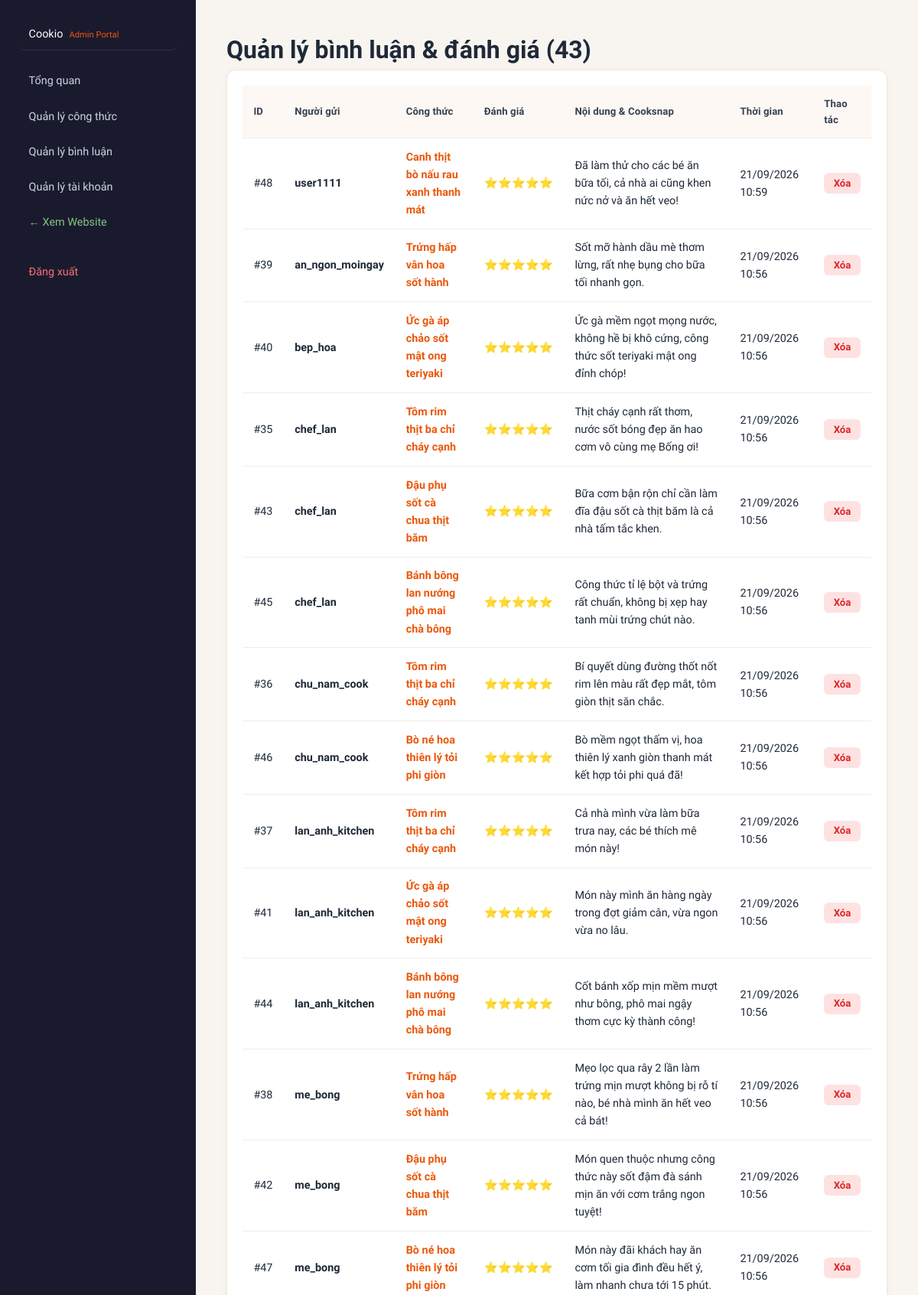
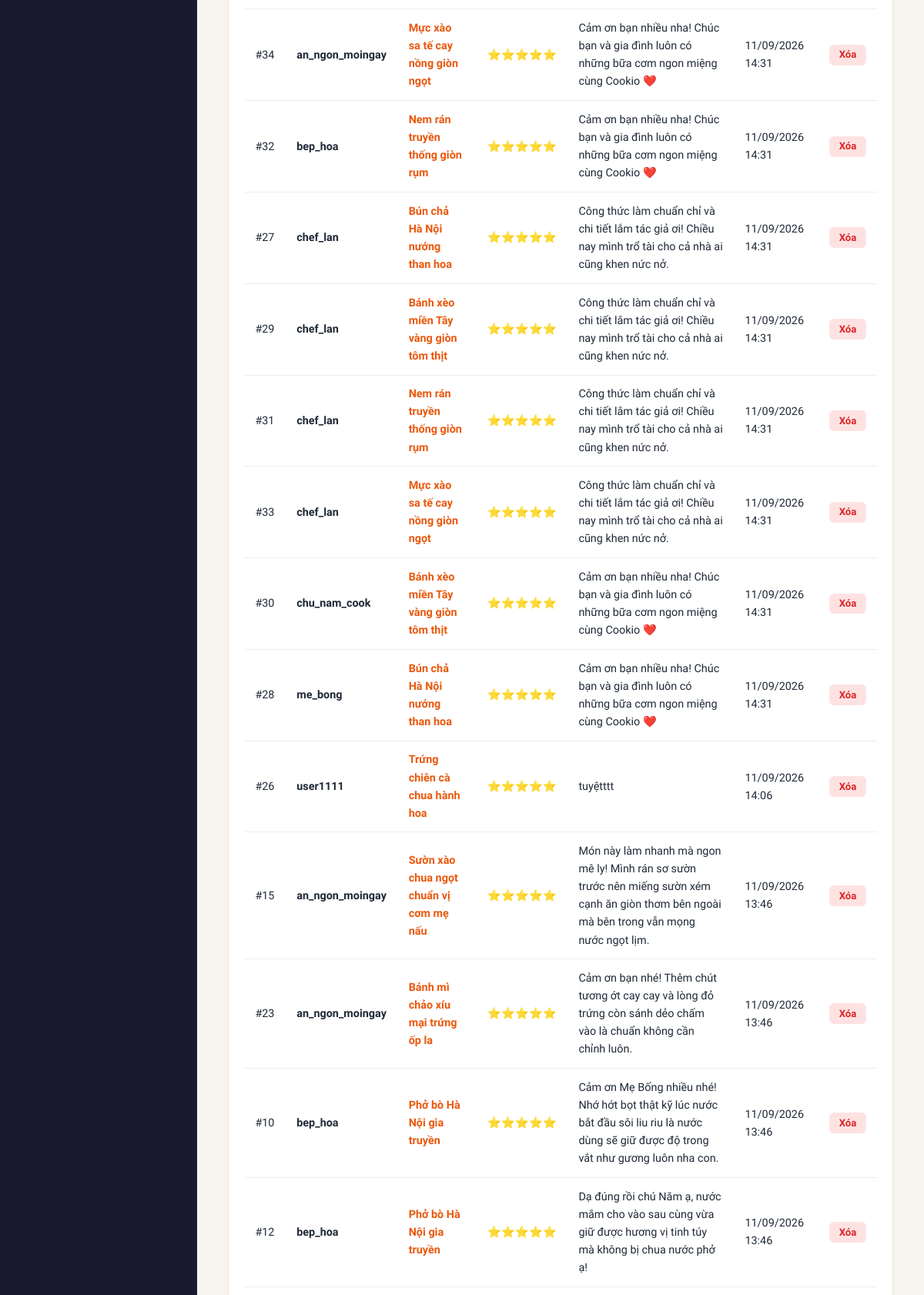
Page /admin/manage-comments.php (signed in, upper part) on the committed database (2 pictures, top to bottom).
### tables this page shows
CREATE TABLE comments (
    id INT UNSIGNED AUTO_INCREMENT PRIMARY KEY,
    recipe_id INT UNSIGNED NOT NULL,
    user_id INT UNSIGNED NOT NULL,
    parent_id INT UNSIGNED NULL DEFAULT NULL,
    rating TINYINT UNSIGNED NULL DEFAULT NULL,
    content TEXT NOT NULL,
    image_url VARCHAR(255) NULL,
    created_at TIMESTAMP NOT NULL DEFAULT CURRENT_TIMESTAMP,
    CONSTRAINT fk_comments_recipe FOREIGN KEY (recipe_id) REFERENCES recipes(id) ON DELETE CASCADE,
    CONSTRAINT fk_comments_user FOREIGN KEY (user_id) REFERENCES users(id) ON DELETE CASCADE,
    CONSTRAINT fk_comments_parent FOREIGN KEY (parent_id) REFERENCES comments(id) ON DELETE CASCADE,
    INDEX idx_comments_recipe (recipe_id),
    INDEX idx_comments_user (user_id),
    INDEX idx_comments_parent (parent_id)
);

CREATE TABLE users (
    id INT UNSIGNED AUTO_INCREMENT PRIMARY KEY,
    username VARCHAR(100) NOT NULL UNIQUE,
    password VARCHAR(255) NOT NULL,
    phone VARCHAR(20) NULL,
    bio VARCHAR(500) NULL,
    role ENUM('user', 'admin') NOT NULL DEFAULT 'user',
    created_at TIMESTAMP NOT NULL DEFAULT CURRENT_TIMESTAMP,
    updated_at TIMESTAMP NOT NULL DEFAULT CURRENT_TIMESTAMP ON UPDATE CURRENT_TIMESTAMP
);

CREATE TABLE recipes (
    id INT UNSIGNED AUTO_INCREMENT PRIMARY KEY,
    title VARCHAR(200) NOT NULL,
    description TEXT NULL,
    category VARCHAR(50) NOT NULL DEFAULT 'Món chính',
    cooking_time VARCHAR(50) NOT NULL DEFAULT '30 phút',
    servings VARCHAR(50) NOT NULL DEFAULT '2 - 4 người',
    ingredients TEXT NOT NULL,
    instructions TEXT NOT NULL,
    tips TEXT NULL,
    calories INT UNSIGNED NULL DEFAULT NULL,
    protein INT UNSIGNED NULL DEFAULT NULL,
    carbs INT UNSIGNED NULL DEFAULT NULL,
    fat INT UNSIGNED NULL DEFAULT NULL,
    dietary_tags VARCHAR(255) NULL DEFAULT NULL,
    image_url VARCHAR(255) NULL,
    author_id INT UNSIGNED NOT NULL,
    status ENUM('pending', 'approved', 'rejected') NOT NULL DEFAULT 'pending',
    views_count INT UNSIGNED NOT NULL DEFAULT 0,
    likes_count INT UNSIGNED NOT NULL DEFAULT 0,
    created_at TIMESTAMP NOT NULL DEFAULT CURRENT_TIMESTAMP,
    updated_at TIMESTAMP NOT NULL DEFAULT CURRENT_TIMESTAMP ON UPDATE CURRENT_TIMESTAMP,
    CONSTRAINT fk_recipes_author FOREIGN KEY (author_id) REFERENCES users(id) ON DELETE CASCADE,
    INDEX idx_recipes_status (status),
    INDEX idx_recipes_author (author_id),
    INDEX idx_recipes_category (category)
);

### includes/db.php (called while the page is built, shortened)
<?php
require_once __DIR__ . '/../config/config.php';
function db(): PDO
{
    static $connection;
    if (!$connection instanceof PDO) {
        $connection = new PDO(
            'mysql:host=' . DB_HOST . ';dbname=' . DB_NAME . ';charset=utf8mb4',
            DB_USER,
            DB_PASS,
            [
                PDO::ATTR_ERRMODE => PDO::ERRMODE_EXCEPTION,
                PDO::ATTR_DEFAULT_FETCH_MODE => PDO::FETCH_ASSOC,
                PDO::ATTR_EMULATE_PREPARES => false,
            ]
        );
    }
    return $connection;
}

### config/config.php (called while the page is built, shortened)
<?php
function e(?string $value): string
{
    return htmlspecialchars($value ?? '', ENT_QUOTES, 'UTF-8');
}

### admin/manage-comments.php (the view, shortened to what this page needs)
<?php
require_once __DIR__ . '/../config/config.php';
require_once __DIR__ . '/../includes/db.php';
$comments = db()->query(
    'SELECT c.id, c.content, c.rating, c.image_url, c.created_at,
            u.username AS author_name,
            r.id AS recipe_id, r.title AS recipe_title
     FROM comments c
     INNER JOIN users u ON u.id = c.user_id
     INNER JOIN recipes r ON r.id = c.recipe_id
     ORDER BY c.created_at DESC'
)->fetchAll();
?>
<!DOCTYPE html>
<html lang="vi">
<head>
    <link rel="stylesheet" href="<?= BASE_URL ?>/assets/css/style.css">
    <link rel="stylesheet" href="<?= BASE_URL ?>/assets/css/admin.css">
</head>
<body class="admin-page">
<?php require __DIR__ . '/../includes/admin-sidebar.php'; ?>
<main class="admin-content">
    <h1>Quản lý bình luận & đánh giá (<?= count($comments) ?>)</h1>
    <div class="admin-table-box">
        <div class="table-wrap">
            <table>
                <thead>
                    <tr>
                        <th>ID</th>
                        <th>Người gửi</th>
                        <th>Công thức</th>
                        <th>Đánh giá</th>
                        <th>Nội dung & Cooksnap</th>
                        <th>Thời gian</th>
                        <th>Thao tác</th>
                    </tr>
                </thead>
                <tbody>
                <?php foreach ($comments as $comm): ?>
                    <tr>
                        <td>#<?= (int) $comm['id'] ?></td>
                        <td><strong><?= e($comm['author_name']) ?></strong></td>
                        <td>
                            <a href="<?= BASE_URL ?>/views/recipe-detail.php?id=<?= (int) $comm['recipe_id'] ?>" target="_blank" style="color: #ea580c; font-weight: 600;">
                                <?= e($comm['recipe_title']) ?>
                            </a>
                        </td>
                        <td>
                            <span style="color:#f59e0b; white-space:nowrap;">
                                <?= str_repeat('⭐', max(1, min(5, (int) ($comm['rating'] ?? 5)))) ?>
                            </span>
                        </td>
                        <td>
                            <div><?= nl2br(e($comm['content'])) ?></div>
                        </td>
                        <td><?= date('d/m/Y H:i', strtotime((string) $comm['created_at'])) ?></td>
                        <td>
                            <form method="post" action="<?= BASE_URL ?>/actions/comment_action.php" onsubmit="return confirm('Bạn có chắc muốn xóa bình luận này?')">
                                <button type="submit" class="button-sm danger">Xóa</button>
                            </form>
                        </td>
                    </tr>
                <?php endforeach; ?>
                </tbody>
            </table>
        </div>
    </div>
</main>
</body>
</html>

### assets/css/style.css (style rules this page uses)
:root { --primary: #ea580c; --primary-hover: #c2410c; --primary-light: #fff7ed; --primary-border: #fed7aa; --accent: #f59e0b; --bg-page: #fdfbf7; --bg-surface: #ffffff; --text-main: #1f2937; --text-muted: #6b7280; --text-subtle: #9ca3af; --border-color: #f1ebe1; --border-dark: #e5e7eb; --shadow-sm: 0 1px 3px rgba(0,0,0,0.04), 0 1px 2px rgba(0,0,0,0.02); --shadow-md: 0 4px 14px rgba(0,0,0,0.06); --shadow-lg: 0 10px 25px rgba(234, 88, 12, 0.12); --radius-sm: 8px; --radius-md: 12px; --radius-lg: 16px; --radius-full: 9999px; }
* { box-sizing: border-box; margin: 0; padding: 0; }
body { font-family: 'Plus Jakarta Sans', system-ui, -apple-system, sans-serif; color: var(--text-main); background-color: var(--bg-page); line-height: 1.6; -webkit-font-smoothing: antialiased; }
a { color: inherit; text-decoration: none; transition: color 0.2s ease; }
.button, button { display: inline-flex; align-items: center; justify-content: center; gap: 0.4rem; padding: 0.65rem 1.25rem; border-radius: var(--radius-full); font-family: inherit; font-size: 0.95rem; font-weight: 700; cursor: pointer; border: 1.5px solid transparent; transition: all 0.2s cubic-bezier(0.4, 0, 0.2, 1); text-decoration: none; line-height: 1.2; }
form { display: grid; gap: 1.25rem; }

### assets/css/admin.css (style rules this page uses)
.admin-page { display: flex; min-height: 100vh; background: #f8f5f1; font-family: 'Plus Jakarta Sans', sans-serif; }
.admin-content { flex: 1; padding: 2.5rem; max-width: 1200px; }
.admin-table-box { padding: 1.25rem; background: #fff; border-radius: 0.75rem; border: 1px solid #f0e6d8; box-shadow: 0 2px 8px rgba(0,0,0,0.04); }
.table-wrap { overflow-x: auto; }
table { width: 100%; border-collapse: collapse; }
th, td { padding: 0.8rem 0.9rem; border-bottom: 1px solid #f1ede8; text-align: left; font-size: 0.9rem; }
th { background: #fdf8f4; font-weight: 700; color: #374151; font-size: 0.82rem; letter-spacing: 0.01em; }
.action-buttons button, .button-sm { padding: 0.35rem 0.75rem; font-size: 0.82rem; border-radius: 0.4rem; border: none; cursor: pointer; font-weight: 600; transition: background 0.15s; }
.danger { background: #fee2e2; color: #dc2626; }

### rows in the picture
comments: id "48", user.username "user1111", recipe.title "Canh thịt bò nấu rau xanh thanh mát", rating "⭐⭐⭐⭐⭐", content "Đã làm thử cho các bé ăn bữa tối, cả nhà ai cũng khen nức nở và ăn hết veo!", created_at "21/09/2026 10:59"
comments: id "39", user.username "an_ngon_moingay", recipe.title "Trứng hấp vân hoa sốt hành", rating "⭐⭐⭐⭐⭐", content "Sốt mỡ hành dầu mè thơm lừng, rất nhẹ bụng cho bữa tối nhanh gọn.", created_at "21/09/2026 10:56"
comments: id "40", user.username "bep_hoa", recipe.title "Ức gà áp chảo sốt mật ong teriyaki", rating "⭐⭐⭐⭐⭐", content "Ức gà mềm ngọt mọng nước, không hề bị khô cứng, công thức sốt teriyaki mật ong đỉnh chóp!", created_at "21/09/2026 10:56"
comments: id "35", user.username "chef_lan", recipe.title "Tôm rim thịt ba chỉ cháy cạnh", rating "⭐⭐⭐⭐⭐", content "Thịt cháy cạnh rất thơm, nước sốt bóng đẹp ăn hao cơm vô cùng mẹ Bống ơi!", created_at "21/09/2026 10:56"
comments: id "43", user.username "chef_lan", recipe.title "Đậu phụ sốt cà chua thịt băm", rating "⭐⭐⭐⭐⭐", content "Bữa cơm bận rộn chỉ cần làm đĩa đậu sốt cà thịt băm là cả nhà tấm tắc khen.", created_at "21/09/2026 10:56"
comments: id "45", user.username "chef_lan", recipe.title "Bánh bông lan nướng phô mai chà bông", rating "⭐⭐⭐⭐⭐", content "Công thức tỉ lệ bột và trứng rất chuẩn, không bị xẹp hay tanh mùi trứng chút nào.", created_at "21/09/2026 10:56"
comments: id "36", user.username "chu_nam_cook", recipe.title "Tôm rim thịt ba chỉ cháy cạnh", rating "⭐⭐⭐⭐⭐", content "Bí quyết dùng đường thốt nốt rim lên màu rất đẹp mắt, tôm giòn thịt săn chắc.", created_at "21/09/2026 10:56"
comments: id "46", user.username "chu_nam_cook", recipe.title "Bò né hoa thiên lý tỏi phi giòn", rating "⭐⭐⭐⭐⭐", content "Bò mềm ngọt thấm vị, hoa thiên lý xanh giòn thanh mát kết hợp tỏi phi quá đã!", created_at "21/09/2026 10:56"
comments: id "37", user.username "lan_anh_kitchen", recipe.title "Tôm rim thịt ba chỉ cháy cạnh", rating "⭐⭐⭐⭐⭐", content "Cả nhà mình vừa làm bữa trưa nay, các bé thích mê món này!", created_at "21/09/2026 10:56"
comments: id "41", user.username "lan_anh_kitchen", recipe.title "Ức gà áp chảo sốt mật ong teriyaki", rating "⭐⭐⭐⭐⭐", content "Món này mình ăn hàng ngày trong đợt giảm cân, vừa ngon vừa no lâu.", created_at "21/09/2026 10:56"
comments: id "44", user.username "lan_anh_kitchen", recipe.title "Bánh bông lan nướng phô mai chà bông", rating "⭐⭐⭐⭐⭐", content "Cốt bánh xốp mịn mềm mượt như bông, phô mai ngậy thơm cực kỳ thành công!", created_at "21/09/2026 10:56"
comments: id "38", user.username "me_bong", recipe.title "Trứng hấp vân hoa sốt hành", rating "⭐⭐⭐⭐⭐", content "Mẹo lọc qua rây 2 lần làm trứng mịn mượt không bị rỗ tí nào, bé nhà mình ăn hết veo cả bát!", created_at "21/09/2026 10:56"
comments: id "42", user.username "me_bong", recipe.title "Đậu phụ sốt cà chua thịt băm", rating "⭐⭐⭐⭐⭐", content "Món quen thuộc nhưng công thức này sốt đậm đà sánh mịn ăn với cơm trắng ngon tuyệt!", created_at "21/09/2026 10:56"
comments: id "47", user.username "me_bong", recipe.title "Bò né hoa thiên lý tỏi phi giòn", rating "⭐⭐⭐⭐⭐", content "Món này đãi khách hay ăn cơm tối gia đình đều hết ý, làm nhanh chưa tới 15 phút.", created_at "21/09/2026 10:56"
comments: id "34", user.username "an_ngon_moingay", recipe.title "Mực xào sa tế cay nồng giòn ngọt", rating "⭐⭐⭐⭐⭐", content "Cảm ơn bạn nhiều nha! Chúc bạn và gia đình luôn có những bữa cơm ngon miệng cùng Cookio ❤️", created_at "11/09/2026 14:31"
comments: id "32", user.username "bep_hoa", recipe.title "Nem rán truyền thống giòn rụm", rating "⭐⭐⭐⭐⭐", content "Cảm ơn bạn nhiều nha! Chúc bạn và gia đình luôn có những bữa cơm ngon miệng cùng Cookio ❤️", created_at "11/09/2026 14:31"
comments: id "27", user.username "chef_lan", recipe.title "Bún chả Hà Nội nướng than hoa", rating "⭐⭐⭐⭐⭐", content "Công thức làm chuẩn chỉ và chi tiết lắm tác giả ơi! Chiều nay mình trổ tài cho cả nhà ai cũng khen nức nở.", created_at "11/09/2026 14:31"
comments: id "29", user.username "chef_lan", recipe.title "Bánh xèo miền Tây vàng giòn tôm thịt", rating "⭐⭐⭐⭐⭐", content "Công thức làm chuẩn chỉ và chi tiết lắm tác giả ơi! Chiều nay mình trổ tài cho cả nhà ai cũng khen nức nở.", created_at "11/09/2026 14:31"
comments: id "31", user.username "chef_lan", recipe.title "Nem rán truyền thống giòn rụm", rating "⭐⭐⭐⭐⭐", content "Công thức làm chuẩn chỉ và chi tiết lắm tác giả ơi! Chiều nay mình trổ tài cho cả nhà ai cũng khen nức nở.", created_at "11/09/2026 14:31"
comments: id "33", user.username "chef_lan", recipe.title "Mực xào sa tế cay nồng giòn ngọt", rating "⭐⭐⭐⭐⭐", content "Công thức làm chuẩn chỉ và chi tiết lắm tác giả ơi! Chiều nay mình trổ tài cho cả nhà ai cũng khen nức nở.", created_at "11/09/2026 14:31"
comments: id "30", user.username "chu_nam_cook", recipe.title "Bánh xèo miền Tây vàng giòn tôm thịt", rating "⭐⭐⭐⭐⭐", content "Cảm ơn bạn nhiều nha! Chúc bạn và gia đình luôn có những bữa cơm ngon miệng cùng Cookio ❤️", created_at "11/09/2026 14:31"
comments: id "28", user.username "me_bong", recipe.title "Bún chả Hà Nội nướng than hoa", rating "⭐⭐⭐⭐⭐", content "Cảm ơn bạn nhiều nha! Chúc bạn và gia đình luôn có những bữa cơm ngon miệng cùng Cookio ❤️", created_at "11/09/2026 14:31"
comments: id "26", user.username "user1111", recipe.title "Trứng chiên cà chua hành hoa", rating "⭐⭐⭐⭐⭐", content "tuyệtttt", created_at "11/09/2026 14:06"
comments: id "15", user.username "an_ngon_moingay", recipe.title "Sườn xào chua ngọt chuẩn vị cơm mẹ nấu", rating "⭐⭐⭐⭐⭐", content "Món này làm nhanh mà ngon mê ly! Mình rán sơ sườn trước nên miếng sườn xém cạnh ăn giòn thơm bên ngoài mà bên trong vẫn mọng nước ngọt lịm.", created_at "11/09/2026 13:46"
comments: id "23", user.username "an_ngon_moingay", recipe.title "Bánh mì chảo xíu mại trứng ốp la", rating "⭐⭐⭐⭐⭐", content "Cảm ơn bạn nhé! Thêm chút tương ớt cay cay và lòng đỏ trứng còn sánh dẻo chấm vào là chuẩn không cần chỉnh luôn.", created_at "11/09/2026 13:46"
comments: id "10", user.username "bep_hoa", recipe.title "Phở bò Hà Nội gia truyền", rating "⭐⭐⭐⭐⭐", content "Cảm ơn Mẹ Bống nhiều nhé! Nhớ hớt bọt thật kỹ lúc nước bắt đầu sôi liu riu là nước dùng sẽ giữ được độ trong vắt như gương luôn nha con.", created_at "11/09/2026 13:46"
comments: id "12", user.username "bep_hoa", recipe.title "Phở bò Hà Nội gia truyền", rating "⭐⭐⭐⭐⭐", content "Dạ đúng rồi chú Năm ạ, nước mắm cho vào sau cùng vừa giữ được hương vị tinh túy mà không bị chua nước phở ạ!", created_at "11/09/2026 13:46"

### other values in the picture
count($comments) "43"
